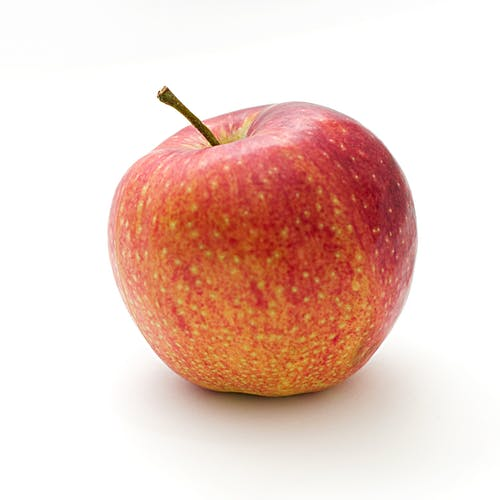
#> input picture ImageBlending/apple.jpg, 500 x 500 px
$ python blending.py
#> lines starting #> are read from the running program, lines starting #| are printed output that depends on the picture
import cv2
import numpy as np

apple = cv2.imread("apple.jpg")
#> apple is the input picture: shape (500, 500, 3); mean B, G, R 195.8, 205.3, 235.3
orange = cv2.imread("orange.jpg")
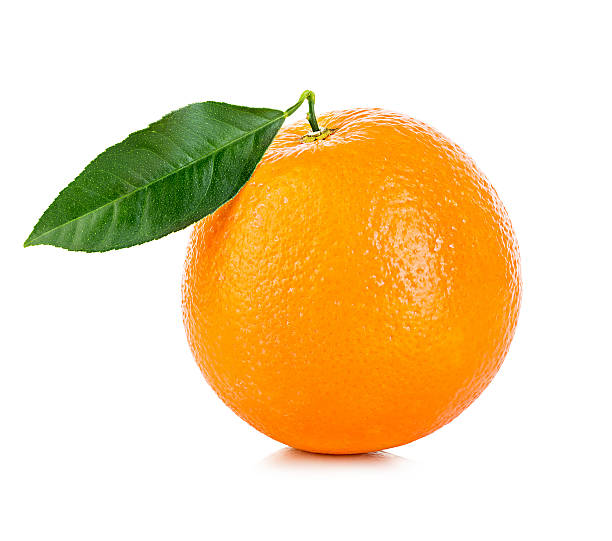
#> input picture ImageBlending/orange.jpg, 612 x 541 px
#> orange is the input picture: shape (541, 612, 3); mean B, G, R 176.9, 217.7, 241
print(apple.shape)
#| (500, 500, 3)
print(orange.shape)
#| (541, 612, 3)
# help(apple.reshape)
apple = cv2.resize(apple, (612, 541), interpolation=cv2.INTER_AREA)
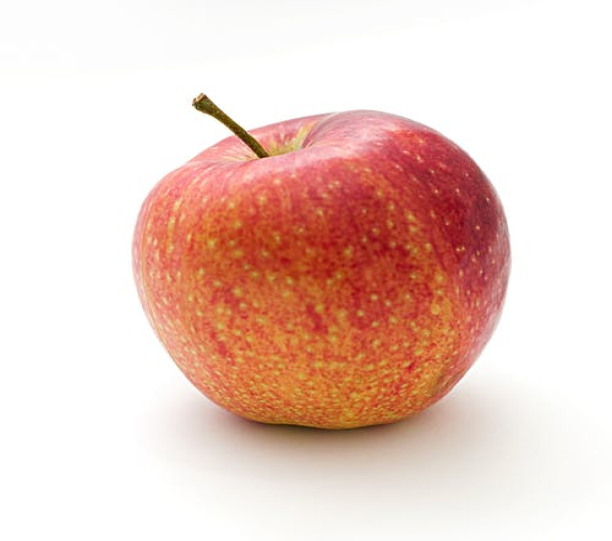
#> apple: shape (541, 612, 3); mean B, G, R 195.7, 205.3, 235.2
print(apple.shape)
#| (541, 612, 3)

apple_orange = np.hstack((apple[:, :256], orange[:, 256:]))
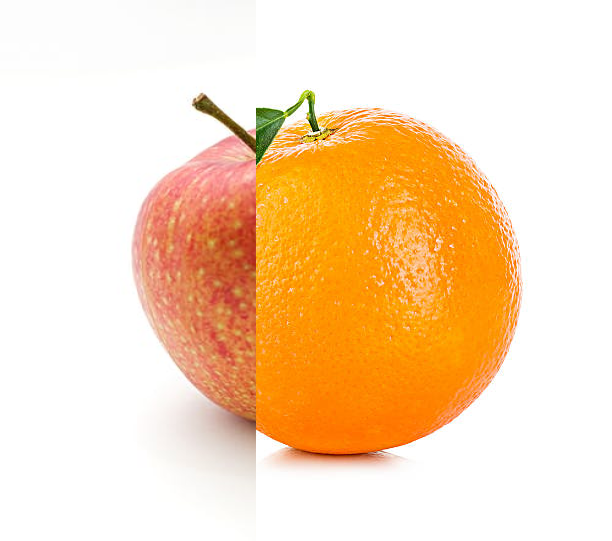
#> apple_orange: shape (541, 612, 3); mean B, G, R 185.4, 219.1, 249.6

cv2.imshow("Apple", apple)
cv2.imshow("Orange", orange)
cv2.imshow("Both",apple_orange)
cv2.waitKey(0)
cv2.destroyAllWindows()
